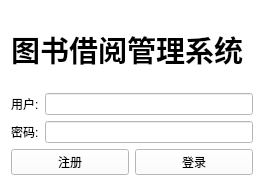
<?xml version="1.0" encoding="UTF-8"?>
<ui version="4.0">
 <class>Form</class>
 <widget class="QWidget" name="Form">
  <property name="geometry">
   <rect>
    <x>0</x>
    <y>0</y>
    <width>264</width>
    <height>186</height>
   </rect>
  </property>
  <property name="windowTitle">
   <string>Form</string>
  </property>
  <property name="styleSheet">
   <string notr="true">background-color: rgb(255, 255, 255);</string>
  </property>
  <layout class="QGridLayout" name="gridLayout">
   <item row="0" column="0">
    <layout class="QVBoxLayout" name="verticalLayout">
     <item>
      <widget class="QLabel" name="label">
       <property name="font">
        <font>
         <family>Arial</family>
         <pointsize>22</pointsize>
         <weight>75</weight>
         <bold>true</bold>
         <underline>false</underline>
        </font>
       </property>
       <property name="text">
        <string>图书借阅管理系统</string>
       </property>
      </widget>
     </item>
     <item>
      <layout class="QHBoxLayout" name="horizontalLayout">
       <item>
        <widget class="QLabel" name="label_2">
         <property name="text">
          <string>用户:</string>
         </property>
        </widget>
       </item>
       <item>
        <widget class="QLineEdit" name="username_lineEdit">
         <property name="text">
          <string/>
         </property>
        </widget>
       </item>
      </layout>
     </item>
     <item>
      <layout class="QHBoxLayout" name="horizontalLayout_2">
       <item>
        <widget class="QLabel" name="label_3">
         <property name="text">
          <string>密码:</string>
         </property>
        </widget>
       </item>
       <item>
        <widget class="QLineEdit" name="password_lineEdit">
         <property name="text">
          <string/>
         </property>
         <property name="echoMode">
          <enum>QLineEdit::PasswordEchoOnEdit</enum>
         </property>
        </widget>
       </item>
      </layout>
     </item>
     <item>
      <layout class="QHBoxLayout" name="horizontalLayout_3">
       <item>
        <widget class="QPushButton" name="register_pushButton">
         <property name="text">
          <string>注册</string>
         </property>
        </widget>
       </item>
       <item>
        <widget class="QPushButton" name="login_pushButton">
         <property name="text">
          <string>登录</string>
         </property>
        </widget>
       </item>
      </layout>
     </item>
    </layout>
   </item>
  </layout>
 </widget>
 <resources/>
 <connections/>
</ui>
